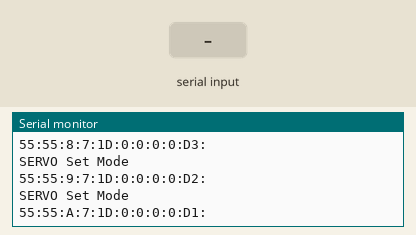
Simulated run of this sketch. Board: Arduino Uno, built with avr-gcc and run on an emulated ATmega328P. Parts: the last lines printed to the serial monitor. The inputs (shaded band) are chosen by the test bench.

Above: at 3.2 s.
3.3 s: "w" received over Serial
At 4.0 s:
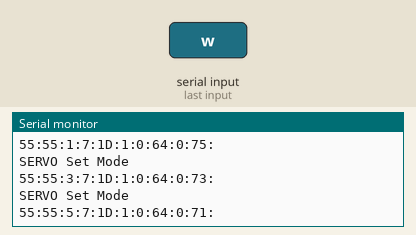
4.8 s: byte 85 (SERVO_FRAME_HEADER) received over Serial
At 5.5 s:
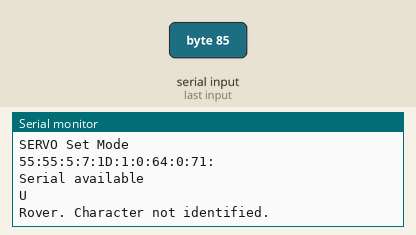
6.3 s: "s" received over Serial
At 7.4 s:
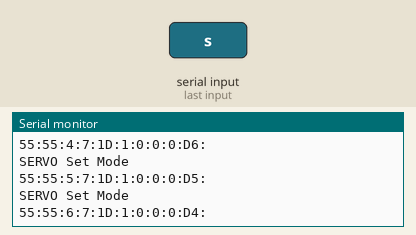
7.8 s: "x" received over Serial
At 8.6 s:
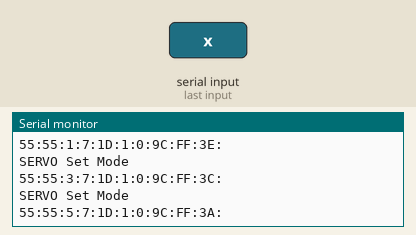
9.3 s: "a" received over Serial
At 10.1 s:
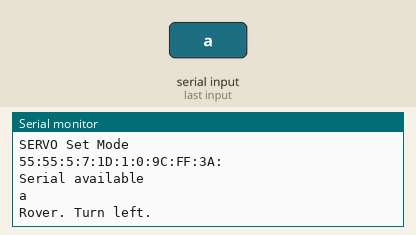
10.8 s: "d" received over Serial
At 11.3 s:
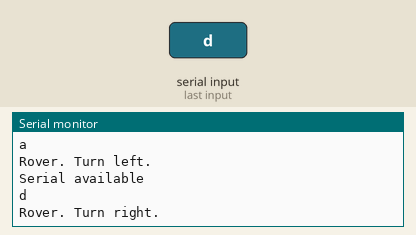
Timing chart, 0 to 13.3 s (numbered marks = the images above; inputs shaded):
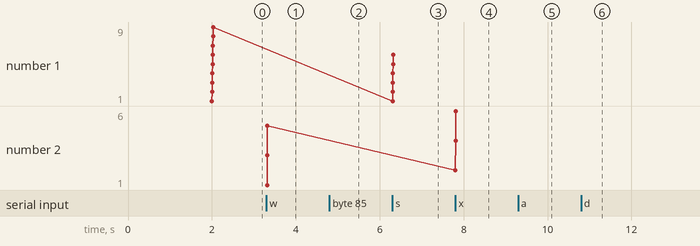

Measured:
- after the input at 3.3 s, the serial monitor: prints a new line at once (image 1)
- after the input at 4.8 s, the serial monitor: prints a new line at once (image 2)
- after the input at 6.3 s, the serial monitor: prints a new line at once (image 3)
- after the input at 7.8 s, the serial monitor: prints a new line at once (image 4)
- after the input at 9.3 s, the serial monitor: prints a new line at once (image 5)
- after the input at 10.8 s, the serial monitor: prints a new line at once (image 6)

The sketch:

arduino_rover.ino
```cpp
#include <SoftwareSerial.h>

#define GET_LOW_BYTE(A) (uint8_t)((A))
//Macro function  get lower 8 bits of A
#define GET_HIGH_BYTE(A) (uint8_t)((A) >> 8)
//Macro function  get higher 8 bits of A
#define BYTE_TO_HW(A, B) ((((uint16_t)(A)) << 8) | (uint8_t)(B))
//put A as higher 8 bits   B as lower 8 bits   which amalgamated into 16 bits integer

#define SERVO_FRAME_HEADER         0x55
#define SERVO_MOVE_TIME_WRITE      1
#define SERVO_MOVE_TIME_READ       2
#define SERVO_MOVE_TIME_WAIT_WRITE 7
#define SERVO_MOVE_TIME_WAIT_READ  8
#define SERVO_MOVE_START           11
#define SERVO_MOVE_STOP            12
#define SERVO_ID_WRITE             13
#define SERVO_ID_READ              14
#define SERVO_ANGLE_OFFSET_ADJUST  17
#define SERVO_ANGLE_OFFSET_WRITE   18
#define SERVO_ANGLE_OFFSET_READ    19
#define SERVO_ANGLE_LIMIT_WRITE    20
#define SERVO_ANGLE_LIMIT_READ     21
#define SERVO_VIN_LIMIT_WRITE      22
#define SERVO_VIN_LIMIT_READ       23
#define SERVO_TEMP_MAX_LIMIT_WRITE 24
#define SERVO_TEMP_MAX_LIMIT_READ  25
#define SERVO_TEMP_READ            26
#define SERVO_VIN_READ             27
#define SERVO_POS_READ             28
#define SERVO_OR_MOTOR_MODE_WRITE  29
#define SERVO_OR_MOTOR_MODE_READ   30
#define SERVO_LOAD_OR_UNLOAD_WRITE 31
#define SERVO_LOAD_OR_UNLOAD_READ  32
#define SERVO_LED_CTRL_WRITE       33
#define SERVO_LED_CTRL_READ        34
#define SERVO_LED_ERROR_WRITE      35
#define SERVO_LED_ERROR_READ       36

#define DEBUG 1  /*Debug ：print debug value*/

// CONSTANTS
// Front left motor
const byte ID1 = 1;
// Front right motor
const byte ID2 = 2;
// Middle left motor
const byte ID3 = 3;
// Middel right motor
const byte ID4 = 4;
// Back left motor
const byte ID5 = 5;
// Back rigth motor
const byte ID6 = 6;
// Front left motor
const byte ID7 = 7;
// Front right servo
const byte ID8 = 8;
// Back left servo
const byte ID9 = 9;
// Back lefft servo
const byte ID10 = 10;
// Servo motor pins
const byte RX_PIN_SERVO = 10;
const byte TX_PIN_SERVO = 11;
// Servo motors SoftwareSerial(rxPin, txPin)
SoftwareSerial serial_servo(RX_PIN_SERVO, TX_PIN_SERVO);
// Bluetooth pins
const byte RX_PIN_BLUETOOTH = 6;
const byte TX_PIN_BLUETOOTH = 7;
// Servo motors SoftwareSerial(rxPin, txPin)
SoftwareSerial serial_bluetooth(RX_PIN_BLUETOOTH, TX_PIN_BLUETOOTH);

const float ANGLE = 0.24;
const int MIN_SPEED = 0;
const int MAX_SPEED = 1000;
const int MIN_ANGLE = 0;
const int HALF_ANGLE = 90;
const int MAX_ANGLE = 180;
const int TURN_TIME = 1000;

byte CheckSum(byte buf[])
{
  byte i;
  uint16_t temp = 0;
  for (i = 2; i < buf[3] + 2; i++)
  {
    temp += buf[i];
  }
  temp = ~temp;
  i = (byte)temp;
  return i;
}

// Servo mode
void SerialServoMove(SoftwareSerial &SerialX, uint8_t id, int16_t position, uint16_t time)
{
  byte buf[10];
  if (position < 0)
    position = 0;
  if (position > 1000)
    position = 1000;
  buf[0] = buf[1] = SERVO_FRAME_HEADER;
  buf[2] = id;
  buf[3] = 7;
  buf[4] = SERVO_MOVE_TIME_WRITE;
  buf[5] = GET_LOW_BYTE(position);
  buf[6] = GET_HIGH_BYTE(position);
  buf[7] = GET_LOW_BYTE(time);
  buf[8] = GET_HIGH_BYTE(time);
  buf[9] = CheckSum(buf);
  SerialX.write(buf, 10);
}

void SerialServoStopMove(SoftwareSerial &SerialX, uint8_t id)
{
  byte buf[6];
  buf[0] = buf[1] = SERVO_FRAME_HEADER;
  buf[2] = id;
  buf[3] = 3;
  buf[4] = SERVO_MOVE_STOP;
  buf[5] = CheckSum(buf);
  SerialX.write(buf, 6);
}

void SerialServoSetID(HardwareSerial &SerialX, uint8_t oldID, uint8_t newID)
{
  byte buf[7];
  buf[0] = buf[1] = SERVO_FRAME_HEADER;
  buf[2] = oldID;
  buf[3] = 4;
  buf[4] = SERVO_ID_WRITE;
  buf[5] = newID;
  buf[6] = CheckSum(buf);
  SerialX.write(buf, 7);

#ifdef DEBUG
  Serial.println("SERVO ID WRITE");
  int debug_value_i = 0;
  for (debug_value_i = 0; debug_value_i < buf[3] + 3; debug_value_i++)
  {
    Serial.print(buf[debug_value_i], HEX);
    Serial.print(":");
  }
  Serial.println(" ");
#endif
}

// Motor mode
void SerialServoSetMode(SoftwareSerial &SerialX, uint8_t id, uint8_t Mode, int16_t Speed)
{
  byte buf[10];

  buf[0] = buf[1] = SERVO_FRAME_HEADER;
  buf[2] = id;
  buf[3] = 7;
  buf[4] = SERVO_OR_MOTOR_MODE_WRITE;
  buf[5] = Mode;
  buf[6] = 0;
  buf[7] = GET_LOW_BYTE((uint16_t)Speed);
  buf[8] = GET_HIGH_BYTE((uint16_t)Speed);
  buf[9] = CheckSum(buf);

#ifdef DEBUG
  Serial.println("SERVO Set Mode");
  int debug_value_i = 0;
  for (debug_value_i = 0; debug_value_i < buf[3] + 3; debug_value_i++)
  {
    Serial.print(buf[debug_value_i], HEX);
    Serial.print(":");
  }
  Serial.println(" ");
#endif

  SerialX.write(buf, 10);
}
void SerialServoLoad(HardwareSerial &SerialX, uint8_t id)
{
  byte buf[7];
  buf[0] = buf[1] = SERVO_FRAME_HEADER;
  buf[2] = id;
  buf[3] = 4;
  buf[4] = SERVO_LOAD_OR_UNLOAD_WRITE;
  buf[5] = 1;
  buf[6] = CheckSum(buf);

  SerialX.write(buf, 7);

#ifdef DEBUG
  Serial.println("SERVO LOAD WRITE");
  int debug_value_i = 0;
  for (debug_value_i = 0; debug_value_i < buf[3] + 3; debug_value_i++)
  {
    Serial.print(buf[debug_value_i], HEX);
    Serial.print(":");
  }
  Serial.println(" ");
#endif
}

void SerialServoUnload(HardwareSerial &SerialX, uint8_t id)
{
  byte buf[7];
  buf[0] = buf[1] = SERVO_FRAME_HEADER;
  buf[2] = id;
  buf[3] = 4;
  buf[4] = SERVO_LOAD_OR_UNLOAD_WRITE;
  buf[5] = 0;
  buf[6] = CheckSum(buf);

  SerialX.write(buf, 7);

#ifdef DEBUG
  Serial.println("SERVO LOAD WRITE");
  int debug_value_i = 0;
  for (debug_value_i = 0; debug_value_i < buf[3] + 3; debug_value_i++)
  {
    Serial.print(buf[debug_value_i], HEX);
    Serial.print(":");
  }
  Serial.println(" ");
#endif
}

int SerialServoReceiveHandle(HardwareSerial &SerialX, byte *ret)
{
  bool frameStarted = false;
  bool receiveFinished = false;
  byte frameCount = 0;
  byte dataCount = 0;
  byte dataLength = 2;
  byte rxBuf;
  byte recvBuf[32];
  byte i;

  while (SerialX.available())
  {
    rxBuf = SerialX.read();
    delayMicroseconds(100);
    if (!frameStarted)
    {
      if (rxBuf == SERVO_FRAME_HEADER)
      {
        frameCount++;
        if (frameCount == 2)
        {
          frameCount = 0;
          frameStarted = true;
          dataCount = 1;
        }
      }
      else
      {
        frameStarted = false;
        dataCount = 0;
        frameCount = 0;
      }
    }
    if (frameStarted)
    {
      recvBuf[dataCount] = (uint8_t)rxBuf;
      if (dataCount == 3)
      {
        dataLength = recvBuf[dataCount];
        if (dataLength < 3 || dataCount > 7)
        {
          dataLength = 2;
          frameStarted = false;
        }
      }
      dataCount++;
      if (dataCount == dataLength + 3)
      {

#ifdef DEBUG
        Serial.print("RECEIVE DATA:");
        for (i = 0; i < dataCount; i++)
        {
          Serial.print(recvBuf[i], HEX);
          Serial.print(":");
        }
        Serial.println(" ");
#endif

        if (CheckSum(recvBuf) == recvBuf[dataCount - 1])
        {

#ifdef DEBUG
          Serial.println("Check SUM OK!!");
          Serial.println("");
#endif

          frameStarted = false;
          memcpy(ret, recvBuf + 4, dataLength);
          return 1;
        }
        return -1;
      }
    }
  }
}

int SerialServoReadPosition(HardwareSerial &SerialX, uint8_t id)
{
  int count = 10000;
  int ret;
  byte buf[6];

  buf[0] = buf[1] = SERVO_FRAME_HEADER;
  buf[2] = id;
  buf[3] = 3;
  buf[4] = SERVO_POS_READ;
  buf[5] = CheckSum(buf);

#ifdef DEBUG
  Serial.println("SERVO Pos READ");
  int debug_value_i = 0;
  for (debug_value_i = 0; debug_value_i < buf[3] + 3; debug_value_i++)
  {
    Serial.print(buf[debug_value_i], HEX);
    Serial.print(":");
  }
  Serial.println(" ");
#endif

  while (SerialX.available())
    SerialX.read();

  SerialX.write(buf, 6);

  while (!SerialX.available())
  {
    count -= 1;
    if (count < 0)
      return -2048;
  }

  if (SerialServoReceiveHandle(SerialX, buf) > 0)
    ret = (int16_t)BYTE_TO_HW(buf[2], buf[1]);
  else
    ret = -2048;

#ifdef DEBUG
  Serial.println(ret);
#endif
  return ret;
}
int SerialServoReadVin(HardwareSerial &SerialX, uint8_t id)
{
  int count = 10000;
  int ret;
  byte buf[6];

  buf[0] = buf[1] = SERVO_FRAME_HEADER;
  buf[2] = id;
  buf[3] = 3;
  buf[4] = SERVO_VIN_READ;
  buf[5] = CheckSum(buf);

#ifdef DEBUG
  Serial.println("SERVO VIN READ");
  int debug_value_i = 0;
  for (debug_value_i = 0; debug_value_i < buf[3] + 3; debug_value_i++)
  {
    Serial.print(buf[debug_value_i], HEX);
    Serial.print(":");
  }
  Serial.println(" ");
#endif

  while (SerialX.available())
    SerialX.read();

  SerialX.write(buf, 6);

  while (!SerialX.available())
  {
    count -= 1;
    if (count < 0)
      return -2048;
  }

  if (SerialServoReceiveHandle(SerialX, buf) > 0)
    ret = (int16_t)BYTE_TO_HW(buf[2], buf[1]);
  else
    ret = -2049;

#ifdef DEBUG
  Serial.println(ret);
#endif
  return ret;
}

char character;
int speed = MIN_SPEED;
int front_wheels_angle = HALF_ANGLE;
int back_wheels_angle = HALF_ANGLE;
float front_wheels_angle_turn = front_wheels_angle / ANGLE; // 90 / 0.24 = 375
float back_wheels_angle_turn = back_wheels_angle / ANGLE;

void setup()
{
  // put your setup code here, to run once:
#ifdef DEBUG
  Serial.begin(115200);
  delay(1000);
#endif

  // set the data rate for the SoftwareSerial port
  serial_servo.begin(115200);
  delay(1000);

  // set the data rate for the bluetooth SoftwareSerial port
//  serial_bluetooth.begin(9600);
//  delay(1000);
  SerialServoSetMode(serial_servo, ID1, 1, 0);
  SerialServoSetMode(serial_servo, ID2, 1, 0);
  SerialServoSetMode(serial_servo, ID3, 1, 0);
  SerialServoSetMode(serial_servo, ID4, 1, 0);
  SerialServoSetMode(serial_servo, ID5, 1, 0);
  SerialServoSetMode(serial_servo, ID6, 1, 0);
  SerialServoSetMode(serial_servo, ID7, 0, 0);
  SerialServoSetMode(serial_servo, ID8, 0, 0);
  SerialServoSetMode(serial_servo, ID9, 0, 0);
  SerialServoSetMode(serial_servo, ID10, 0, 0);
}

void loop()
{
  if (Serial.available() > 0)
  {
#ifdef DEBUG
    Serial.println("Serial available");
#endif

    character = Serial.read();
#ifdef DEBUG
    Serial.println(character);
#endif
    // q (stop turn)    w (forward)   e (align)
    // a (left)         s (stop)      d (right)
    // z (max left)     x (back)      c (max right)
    switch (character)
    {
    case 'w':
#ifdef DEBUG
      Serial.println("Rover. Go forward.");
#endif
      // Go forward
      // If speed has not reached the max speed limit
      if (abs(speed) < MAX_SPEED)
      {
        speed = speed + 100;
      }
#ifdef DEBUG
      Serial.println(speed);
#endif
      SerialServoSetMode(serial_servo, ID2, 1, -speed);
      SerialServoSetMode(serial_servo, ID4, 1, -speed);
      SerialServoSetMode(serial_servo, ID6, 1, -speed);
      SerialServoSetMode(serial_servo, ID1, 1, +speed);
      SerialServoSetMode(serial_servo, ID3, 1, +speed);
      SerialServoSetMode(serial_servo, ID5, 1, +speed);
      break;

    case 's':
#ifdef DEBUG
      Serial.println("Rover. Stop.");
#endif
      // Stop
      speed = MIN_SPEED;
      SerialServoSetMode(serial_servo, ID1, 1, speed);
      SerialServoSetMode(serial_servo, ID2, 1, speed);
      SerialServoSetMode(serial_servo, ID3, 1, speed);
      SerialServoSetMode(serial_servo, ID4, 1, speed);
      SerialServoSetMode(serial_servo, ID5, 1, speed);
      SerialServoSetMode(serial_servo, ID6, 1, speed);
      break;

    case 'x':
#ifdef DEBUG
      Serial.println("Rover. Go back.");
#endif
      // Go back
      // If speed has not reached the max speed limit
      if (abs(speed) < MAX_SPEED)
      {
        speed = speed - 100;
      }
#ifdef DEBUG
      Serial.println(speed);
#endif
      SerialServoSetMode(serial_servo, ID2, 1, -speed);
      SerialServoSetMode(serial_servo, ID4, 1, -speed);
      SerialServoSetMode(serial_servo, ID6, 1, -speed);
      SerialServoSetMode(serial_servo, ID1, 1, +speed);
      SerialServoSetMode(serial_servo, ID3, 1, +speed);
      SerialServoSetMode(serial_servo, ID5, 1, +speed);
      break;

    case 'a':
#ifdef DEBUG
      Serial.println("Rover. Turn left.");
#endif
      // Turn left
      // If ANGLE has not reached the min ANGLE (left)
      if (front_wheels_angle > MIN_ANGLE)
      {
        front_wheels_angle = front_wheels_angle - 10;
        front_wheels_angle_turn = front_wheels_angle / ANGLE;
      }
      SerialServoMove(serial_servo, ID7, front_wheels_angle_turn, TURN_TIME);
      SerialServoMove(serial_servo, ID8, front_wheels_angle_turn, TURN_TIME);
      break;

    case 'd':
#ifdef DEBUG
      Serial.println("Rover. Turn right.");
#endif
      // Turn right
      // If ANGLE has not reached the max ANGLE (right)
      if (front_wheels_angle < MAX_ANGLE)
      {
        front_wheels_angle = front_wheels_angle + 10;
        front_wheels_angle_turn = front_wheels_angle / ANGLE;
      }
      SerialServoMove(serial_servo, ID7, front_wheels_angle_turn, TURN_TIME);
      SerialServoMove(serial_servo, ID8, front_wheels_angle_turn, TURN_TIME);
      break;

    case 'q':
#ifdef DEBUG
      Serial.println("Rover. Stop turning.");
#endif
      // Stop turn
      SerialServoStopMove(serial_servo, ID3);
      SerialServoStopMove(serial_servo, ID4);
      break;

    case 'e':
#ifdef DEBUG
      Serial.println("Rover. Align wheels.");
#endif
      // Center wheels
      front_wheels_angle = HALF_ANGLE;
      front_wheels_angle_turn = front_wheels_angle / ANGLE;
      SerialServoMove(serial_servo, ID7, front_wheels_angle_turn, TURN_TIME);
      SerialServoMove(serial_servo, ID8, front_wheels_angle_turn, TURN_TIME);
      // back_wheels_angle = HALF_ANGLE;
      // back_wheels_angle_turn = back_wheels_angle / ANGLE;
      // SerialServoMove(serial_servo, ID4, back_wheels_angle_turn, TURN_TIME);
      break;

    case 'z':
#ifdef DEBUG
      Serial.println("Rover. Max left angle.");
#endif
      // Set max left angle
      front_wheels_angle = MIN_ANGLE;
      front_wheels_angle_turn = front_wheels_angle / ANGLE;
      SerialServoMove(serial_servo, ID7, front_wheels_angle_turn, TURN_TIME);
      SerialServoMove(serial_servo, ID8, front_wheels_angle_turn, TURN_TIME);
      // back_wheels_angle = MIN_ANGLE;
      // back_wheels_angle_turn = back_wheels_angle / ANGLE;
      // SerialServoMove(serial_servo, ID4, back_wheels_angle_turn, TURN_TIME);
      break;

    case 'c':
#ifdef DEBUG
      Serial.println("Rover. Max right angle.");
#endif
      // Set max right angle
      front_wheels_angle = MAX_ANGLE;
      front_wheels_angle_turn = front_wheels_angle / ANGLE;
      SerialServoMove(serial_servo, ID7, front_wheels_angle_turn, TURN_TIME);
      SerialServoMove(serial_servo, ID8, front_wheels_angle_turn, TURN_TIME);
      // back_wheels_angle = MAX_ANGLE;
      // back_wheels_angle_turn = back_wheels_angle / ANGLE;
      // SerialServoMove(serial_servo, ID4, back_wheels_angle_turn, TURN_TIME);
      break;

#ifdef DEBUG
    default:
      Serial.println("Rover. Character not identified.");
#endif
    }
  }
}
```
